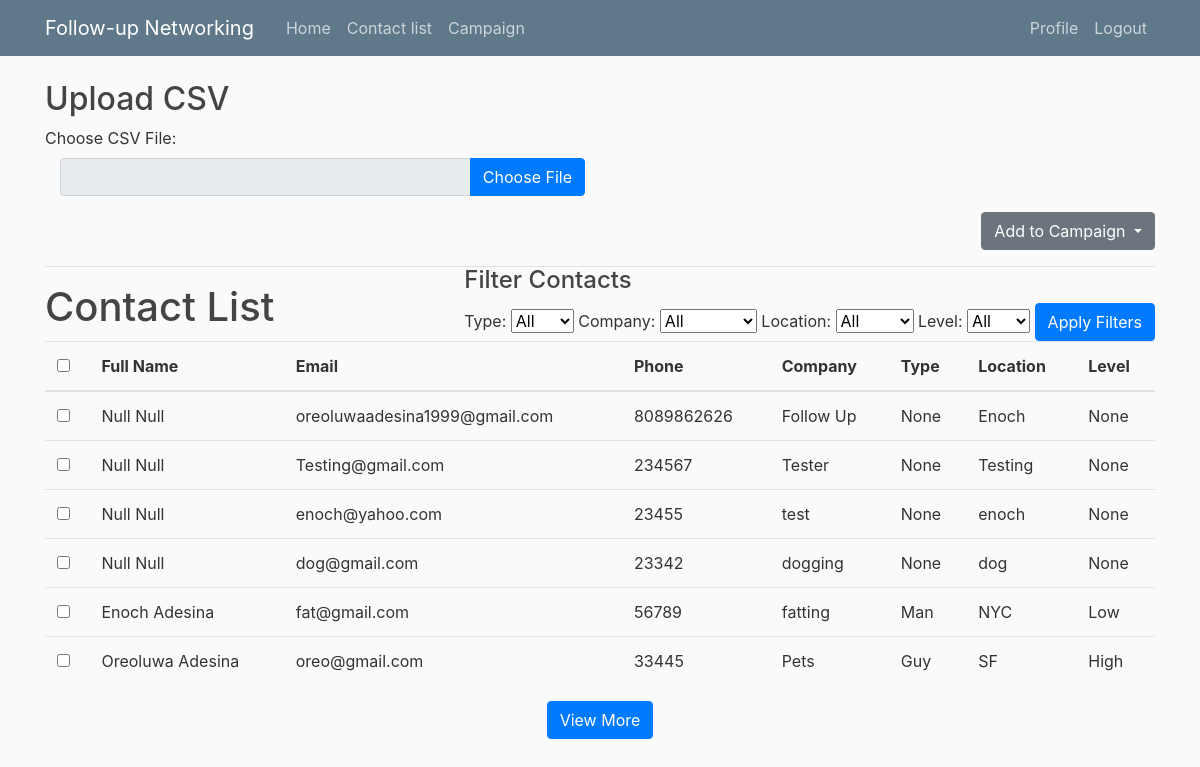
/contact-list/ (signed in), run on the app's committed database.
### contacts/models.py (models this page shows, shortened)
class Contact(models.Model):
    first_name = models.CharField(max_length=50, default='Null')
    last_name = models.CharField(max_length=50, default='Null')
    email = models.EmailField()
    phone = models.CharField(max_length=20)
    title = models.CharField(max_length=100, default='No Title')
    company = models.CharField(max_length=100, default='No Company')
    type = models.CharField(max_length=100, default='None')
    location = models.CharField(max_length=100)
    level = models.CharField(max_length=100, default='None')
    campaigns = models.ManyToManyField('Campaign', related_name='contacts', blank=True)

### contacts/views.py (the view)
# urls.py: path('contact-list/', views.contact_list, name='contact-list'),
@login_required
def contact_list(request):
    distinct_types = Contact.objects.values_list('type', flat=True).distinct()
    distinct_companies = Contact.objects.values_list('company', flat=True).distinct()
    distinct_locations = Contact.objects.values_list('location', flat=True).distinct()
    distinct_levels = Contact.objects.values_list('level', flat=True).distinct()
    contacts = Contact.objects.all()
    return render(request, 'contact_list.html', {
        'contacts': contacts,
        'distinct_types': distinct_types,
        'distinct_companies': distinct_companies,
        'distinct_locations': distinct_locations,
        'distinct_levels': distinct_levels,
    })

### contacts/templates/contact_list.html (shortened to what this page needs)
{% extends 'base.html' %}
{% block content %}
    <h2>Upload CSV</h2>
    <form method="post" enctype="multipart/form-data" action="{% url 'upload_csv' %}">
        <div class="form-group">
            <label for="csvFile">Choose CSV File:</label>
            <div class="input-group col-md-6">
                <input type="text" class="form-control" id="selectedFileName" readonly>
                <div class="input-group-append">
                    <button type="button" class="btn btn-primary" id="chooseFileButton">Choose File</button>
                </div>
            </div>
        </div>
    </form>
    <div class="d-flex justify-content-end mt-3 mb-3">
        <div class="ml-2">
            <div class="dropdown">
                <button class="btn btn-secondary dropdown-toggle" type="button" id="addCampaignDropdown" data-toggle="dropdown" aria-haspopup="true" aria-expanded="false">
                    Add to Campaign
                </button>
            </div>
        </div>
    </div>
    <div class="filter-menu float-right">
        <h4>Filter Contacts</h4>
        <label for="typeFilter">Type:</label>
        <select id="typeFilter">
            <option value="">All</option>
        </select>
        <label for="companyFilter">Company:</label>
        <select id="companyFilter">
            <option value="">All</option>
        </select>
        <label for="locationFilter">Location:</label>
        <select id="locationFilter">
            <option value="">All</option>
        </select>
        <label for="levelFilter">Level:</label>
        <select id="levelFilter">
            <option value="">All</option>
        </select>
        <button id="applyFilterButton" class="btn btn-primary">Apply Filters</button>
    </div>
    <hr>
    <h1>Contact List</h1>
    <table class="table">
        <thead>
            <tr>
                <th>
                    <input type="checkbox" id="selectAllCheckbox">
                </th>
                <th>Full Name</th>
                <th>Email</th>
                <th>Phone</th>
                <th>Company</th>
                <th>Type</th>
                <th>Location</th>
                <th>Level</th>
            </tr>
        </thead>
        <tbody id="contactTableBody">
            {% for contact in contacts %}
                <tr class="contact-row" data-id="{{ contact.id }}">
                    <td>
                        <input type="checkbox" class="contact-checkbox" value="{{ contact.id }}">
                    </td>
                    <td>{{ contact.first_name }} {{ contact.last_name }}</td>
                    <td>{{ contact.email }}</td>
                    <td>{{ contact.phone }}</td>
                    <td>{{ contact.company }}</td>
                    <td>{{ contact.type }}</td>
                    <td>{{ contact.location }}</td>
                    <td>{{ contact.level }}</td>
                </tr>
            {% endfor %}
        </tbody>
    </table>
    <div class="text-center">
        <button id="viewMoreButton" class="btn btn-primary">View More</button>
    </div>
{% endblock %}

### contacts/static/main.css (style rules this page uses)
body { background: #fafafa; color: #333333; margin-top: 5rem; }
h1, h2, h3, h4, h5, h6 { color: #444444; }

### data on the page
Contact: first_name "Null", last_name "Null", email "oreoluwaadesina1999@gmail.com", phone "8089862626", company "Follow Up", type "None", location "Enoch", level "None"
Contact: first_name "Null", last_name "Null", email "Testing@gmail.com", phone "234567", company "Tester", type "None", location "Testing", level "None"
Contact: first_name "Null", last_name "Null", email "enoch@yahoo.com", phone "23455", company "test", type "None", location "enoch", level "None"
Contact: first_name "Null", last_name "Null", email "dog@gmail.com", phone "23342", company "dogging", type "None", location "dog", level "None"
Contact: first_name "Enoch", last_name "Adesina", email "fat@gmail.com", phone "56789", company "fatting", type "Man", location "NYC", level "Low"
Contact: first_name "Oreoluwa", last_name "Adesina", email "oreo@gmail.com", phone "33445", company "Pets", type "Guy", location "SF", level "High"
